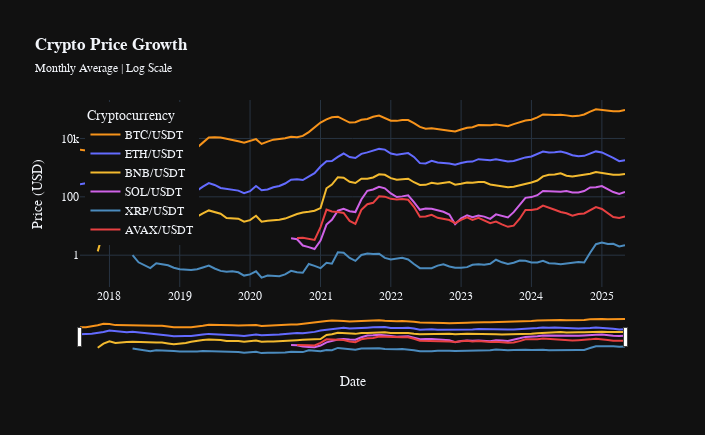

Notebook cell for this chart:
### Code cell
#%% Creating IBM Plex Sansactive Price Growth Graph

# Convert Period to datetime for plotting
crypto_monthly_avg['timestamp'] = crypto_monthly_avg['timestamp'].astype(str).apply(lambda x: pd.to_datetime(x))

# Create the figure
fig = px.line(
    crypto_monthly_avg,
    x='timestamp',
    y='average_price',
    color='symbols',
    custom_data=['symbols', 'average_price'],
    title='<b>Crypto Price Growth</b>',
    subtitle='Monthly Average | Log Scale',
    labels={
        'timestamp': 'Date',
        'average_price': 'Price (USD)',
        'symbols': 'Cryptocurrency'
    },
    color_discrete_map={
        'BTC/USDT': '#F7931A',  # Bitcoin Orange
        'ETH/USDT': '#636BFF',  # Ethereum Blue
        'BNB/USDT': '#F3BA2F',  # Binance Yellow
        'SOL/USDT': '#CF62E7',   # Solana Pink
        'XRP/USDT': '#4B8BBE',  # XRP Blue
        'AVAX/USDT': '#E84142'   # Avalanche Red
    },
    markers=False,
)

# Update traces to reduce marker size
fig.update_traces(
    marker={'size': 4}, # Try values between 2-6
    hovertemplate="<b>%{customdata[0]}</b><br>" +
                  "Price: $%{customdata[1]:,.2f}<br>" +
                  "<extra></extra>"
    )  
# Customize the layout
fig.update_layout(
    template='plotly_dark',
    hovermode='x unified',
    font_family="IBM Plex Sans",
    legend=dict(
        yanchor="top",
        y=0.99,
        xanchor="left",
        x=0.01
    ),
    height=435,  # Adjust height
    width=705,  # Adjust width
    xaxis_title="Date",
    yaxis_title="Price (USD)",
    yaxis_type="log"  # Log scale for better price comparison
)

# Add range slider
fig.update_xaxes(rangeslider_visible=True)

# Show the plot
fig.show(config={
    'displayModeBar': True,
    'displaylogo': False,
    'modeBarButtonsToAdd': ['fullscreen']
})

# Save the figure as an HTML file
fig.write_html("plots/html/cypto_price_growth.html")
